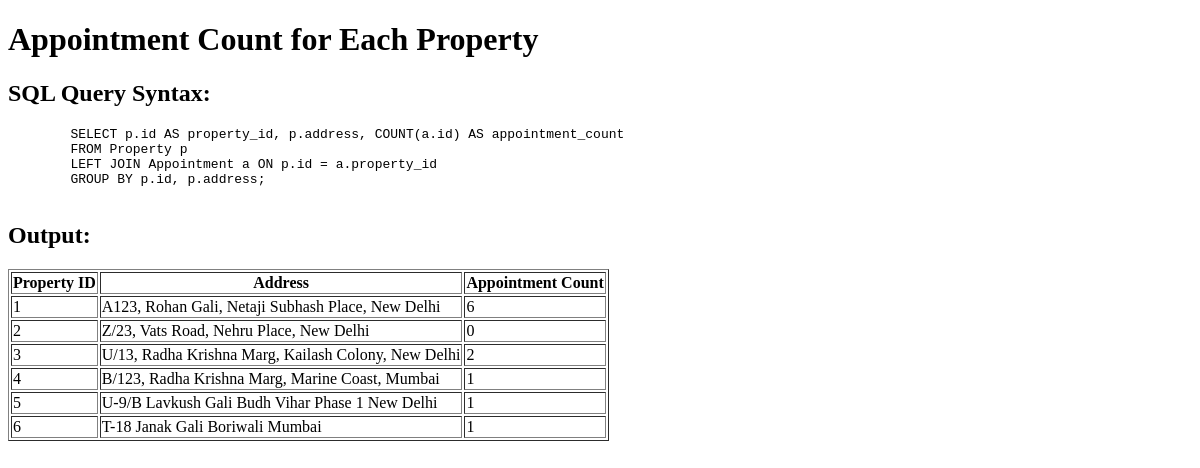
The app's page /appointment_count, older data.
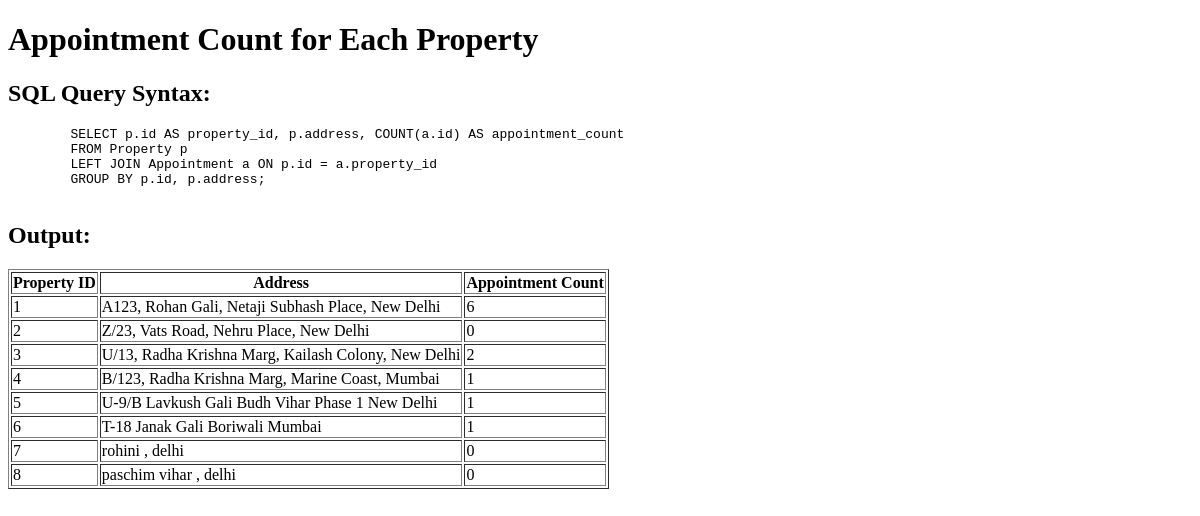
The same page, newer data.
### app.py (models this page shows)
class Property(db.Model):
    id = db.Column(db.Integer, primary_key=True)
    owner_name = db.Column(db.String(100), db.ForeignKey('owner.owner_name'), nullable=False)
    address = db.Column(db.String(200), nullable=False)
    property_name = db.Column(db.String(100), nullable=False)
    property_description = db.Column(db.Text, nullable=False)
    property_size = db.Column(db.String(20), nullable=False)
    property_type = db.Column(db.String(50), nullable=False)
    price = db.Column(db.Float, nullable=False)
    image1 = db.Column(db.String(200))
    image2 = db.Column(db.String(200))
    image3 = db.Column(db.String(200))
    image4 = db.Column(db.String(200))
    image5 = db.Column(db.String(200))
    image6 = db.Column(db.String(200))

### app.py (the view)
@app.route('/appointment_count')
def appointment_count():
    appointment_counts = db.session.query(Property.id, Property.address, db.func.count(Appointment.id).label('appointment_count')) \
                        .outerjoin(Appointment, Property.id == Appointment.property_id) \
                        .group_by(Property.id, Property.address) \
                        .all()
    return render_template('appointment_count.html', appointment_counts=appointment_counts)

### templates/appointment_count.html (shortened to what this page needs)
<!DOCTYPE html>
<html lang="en">
<head>
</head>
<body>
    <h1>Appointment Count for Each Property</h1>
    <h2>SQL Query Syntax:</h2>
    <pre>
        SELECT p.id AS property_id, p.address, COUNT(a.id) AS appointment_count
        FROM Property p
        LEFT JOIN Appointment a ON p.id = a.property_id
        GROUP BY p.id, p.address;
    </pre>
    <h2>Output:</h2>
    <table border="1">
        <thead>
            <tr>
                <th>Property ID</th>
                <th>Address</th>
                <th>Appointment Count</th>
            </tr>
        </thead>
        <tbody>
            {% for property_id, address, appointment_count in appointment_counts %}
            <tr>
                <td>{{ property_id }}</td>
                <td>{{ address }}</td>
                <td>{{ appointment_count }}</td>
            </tr>
            {% endfor %}
        </tbody>
    </table>
</body>
</html>

Row changes from the older to the newer data that the page shows:
added Property: id "7", address "rohini , delhi", appointment_count "0"
added Property: id "8", address "paschim vihar , delhi", appointment_count "0"
